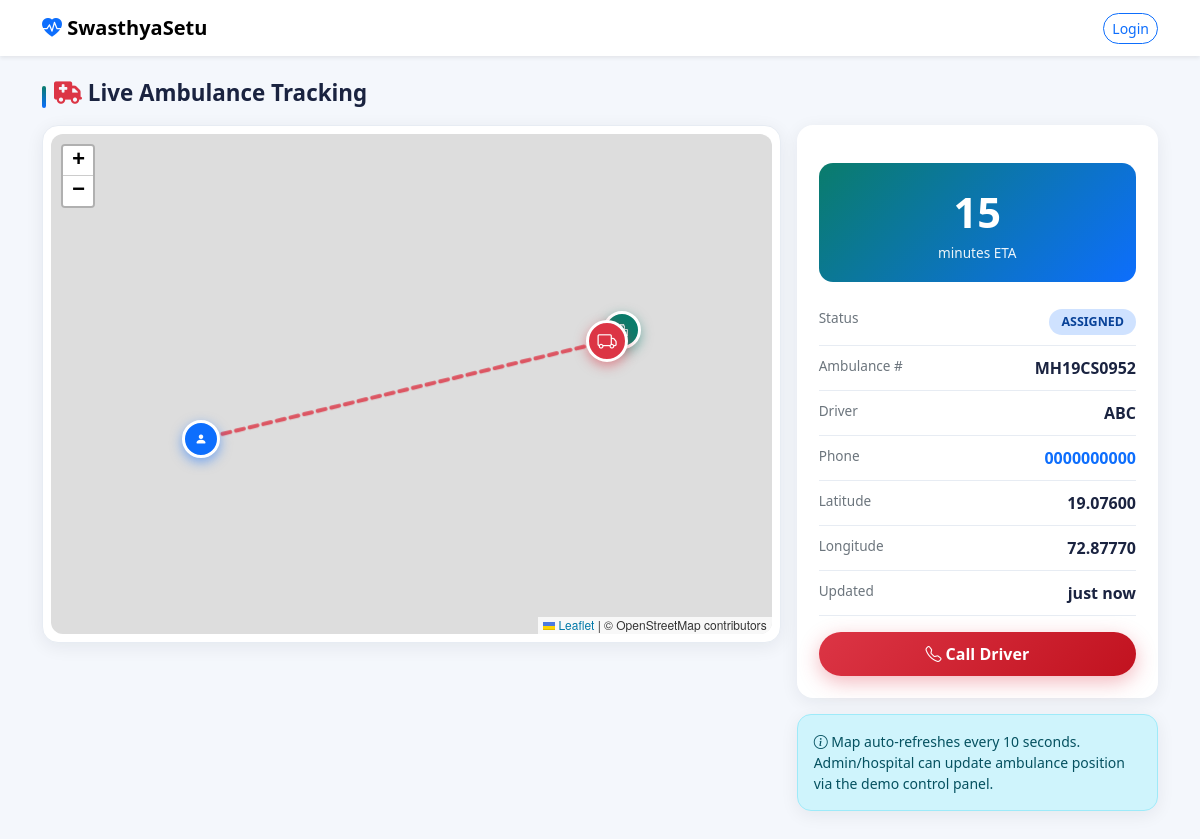
The app's page /track/ambulance/1 with its own data.
### app.py (models this page shows, shortened)
class AmbulanceBooking(db.Model):
    __tablename__ = 'ambulance_bookings'
    id = db.Column(db.Integer, primary_key=True)
    booking_id = db.Column(db.Integer, db.ForeignKey('bookings.id'), nullable=True)
    ambulance_id = db.Column(db.Integer, db.ForeignKey('ambulances.id'), nullable=False)
    patient_lat = db.Column(db.Float, default=19.0760)
    patient_lng = db.Column(db.Float, default=72.8777)
    pickup_address = db.Column(db.Text)
    eta_minutes = db.Column(db.Integer, default=10)
    status = db.Column(db.String(20), default='requested')
    requested_at = db.Column(db.DateTime, default=datetime.utcnow)
    updated_at = db.Column(db.DateTime, default=datetime.utcnow, onupdate=datetime.utcnow)

class Ambulance(db.Model):
    __tablename__ = 'ambulances'
    id = db.Column(db.Integer, primary_key=True)
    hospital_id = db.Column(db.Integer, db.ForeignKey('hospital_profiles.id'), nullable=False)
    driver_name = db.Column(db.String(100), nullable=False)
    driver_phone = db.Column(db.String(20), nullable=False)
    ambulance_number = db.Column(db.String(50), nullable=False)
    latitude = db.Column(db.Float, default=19.0760)
    longitude = db.Column(db.Float, default=72.8777)
    status = db.Column(db.String(20), default='available')  # available, assigned, on_route, reached
    is_active = db.Column(db.Boolean, default=True)
    created_at = db.Column(db.DateTime, default=datetime.utcnow)
    bookings = db.relationship('AmbulanceBooking', backref='ambulance', lazy=True)

### app.py (the view)
@app.route('/track/ambulance/<int:ambulance_booking_id>')
def track_ambulance(ambulance_booking_id):
    try:
        ab = AmbulanceBooking.query.get(ambulance_booking_id)
        if not ab:
            flash(f'Ambulance booking #{ambulance_booking_id} not found.', 'danger')
            return render_template('errors/404.html'), 404
        amb = ab.ambulance
        if not amb:
            flash('Ambulance record missing for this booking.', 'danger')
            return render_template('errors/404.html'), 404
        hospital = amb.hospital
        hospital_lat = (hospital.latitude if hospital and hospital.latitude is not None else 19.0760)
        hospital_lng = (hospital.longitude if hospital and hospital.longitude is not None else 72.8777)
        amb_lat = amb.latitude if amb.latitude is not None else hospital_lat
        amb_lng = amb.longitude if amb.longitude is not None else hospital_lng
        patient_lat = ab.patient_lat if ab.patient_lat is not None else hospital_lat
        patient_lng = ab.patient_lng if ab.patient_lng is not None else hospital_lng
        return render_template('patient/track_ambulance.html',
                               ambulance_booking=ab, ambulance=amb, hospital=hospital,
                               hospital_lat=hospital_lat, hospital_lng=hospital_lng,
                               amb_lat=amb_lat, amb_lng=amb_lng,
                               patient_lat=patient_lat, patient_lng=patient_lng)
    except Exception as e:
        import traceback; traceback.print_exc()
        flash(f'Unable to load tracking page: {e}', 'danger')
        return render_template('errors/500.html'), 500

### templates/patient/track_ambulance.html (shortened to what this page needs)
{% extends 'base.html' %}
{% block public_content %}
<nav class="navbar navbar-light bg-white shadow-sm sticky-top">
  <div class="container">
    <a class="navbar-brand fw-bold" href="{{ url_for('index') }}"><i class="bi bi-heart-pulse-fill text-primary"></i> {{ APP_NAME }}</a>
    <a href="{{ url_for('login') }}" class="btn btn-outline-primary btn-sm rounded-pill">Login</a>
  </div>
</nav>
<div class="container py-4">
  <h3 class="section-title"><i class="fa-solid fa-truck-medical text-danger"></i> Live Ambulance Tracking</h3>
  <div class="row g-3">
    <div class="col-lg-8">
      <div class="card-soft p-2">
        <div id="map" style="height: 500px; width: 100%; border-radius: 12px; z-index: 0;"></div>
      </div>
    </div>
    <div class="col-lg-4">
      <div class="tracking-panel">
        <div class="eta-display">
          <div class="eta-num"><span id="amb-eta">{{ ambulance_booking.eta_minutes or 0 }}</span></div>
          <div class="eta-label">minutes ETA</div>
        </div>
        <div class="info-row"><span class="info-label">Status</span><span class="info-value"><span id="amb-status" class="status-badge status-{{ ambulance_booking.status }}">{{ ambulance_booking.status }}</span></span></div>
        <div class="info-row"><span class="info-label">Ambulance #</span><span class="info-value">{{ ambulance.ambulance_number }}</span></div>
        <div class="info-row"><span class="info-label">Driver</span><span class="info-value">{{ ambulance.driver_name }}</span></div>
        <div class="info-row"><span class="info-label">Phone</span><span class="info-value"><a href="tel:{{ ambulance.driver_phone }}">{{ ambulance.driver_phone }}</a></span></div>
        <div class="info-row"><span class="info-label">Latitude</span><span class="info-value" id="amb-lat">{{ '%.5f'|format(amb_lat) }}</span></div>
        <div class="info-row"><span class="info-label">Longitude</span><span class="info-value" id="amb-lng">{{ '%.5f'|format(amb_lng) }}</span></div>
        <div class="info-row"><span class="info-label">Updated</span><span class="info-value" id="amb-updated">just now</span></div>
        <a href="tel:{{ ambulance.driver_phone }}" class="btn btn-emergency w-100 mt-3"><i class="bi bi-telephone"></i> Call Driver</a>
      </div>
      <div class="alert alert-info mt-3 small"><i class="bi bi-info-circle"></i> Map auto-refreshes every 10 seconds. Admin/hospital can update ambulance position via the demo control panel.</div>
    </div>
  </div>
</div>
{% endblock %}

### static/css/main.css (style rules this page uses)
:root { --primary: #0a7c6b; --primary-dark: #086053; --primary-light: #1aa28d; --accent: #0d6efd; --emergency: #dc3545; --success: #198754; --warning: #ffc107; --info: #0dcaf0; --sidebar-bg: #1a2340; --sidebar-bg-2: #0f172a; --sidebar-text: #c8d6f0; --sidebar-text-muted: #8da3c8; --body-bg: #f4f7fc; --card-bg: #ffffff; --text: #1a2340; --text-muted: #6c757d; --border: #e7ecf3; --radius: 16px; --shadow: 0 4px 18px rgba(15, 23, 42, 0.07); --shadow-hover: 0 10px 28px rgba(15, 23, 42, 0.13); }
* { box-sizing: border-box; }
body { font-family: 'Segoe UI', system-ui, -apple-system, 'Helvetica Neue', Arial, sans-serif; background: var(--body-bg); color: var(--text); margin: 0; padding: 0; min-height: 100vh; }
a { color: var(--accent); text-decoration: none; }
.btn-emergency { background: linear-gradient(135deg, #dc3545, #c1121f); border: none; border-radius: 30px; padding: 10px 22px; font-weight: 700; color: #fff; box-shadow: 0 6px 20px rgba(220, 53, 69, 0.35); }
.card-soft { background: var(--card-bg); border-radius: var(--radius); border: 1px solid var(--border); box-shadow: var(--shadow); padding: 22px; transition: box-shadow .2s, transform .2s; }
.section-title { font-weight: 700; font-size: 1.4rem; color: var(--text); margin-bottom: 18px; position: relative; padding-left: 12px; }
.section-title::before { content: ''; position: absolute; left: 0; top: 6px; height: 22px; width: 4px; background: linear-gradient(180deg, var(--primary), var(--accent)); border-radius: 4px; }
.status-badge { display: inline-block; padding: 4px 12px; border-radius: 20px; font-size: .78rem; font-weight: 700; text-transform: uppercase; }
.status-booked, .status-assigned, .status-on_route { background: #cfe2ff; color: #084298; }
.alert { border-radius: 14px; box-shadow: var(--shadow); animation: slideInRight .3s; }

### static/css/sidebar.css (style rules this page uses)
:root { --sb-width: 260px; --sb-width-collapsed: 72px; --topbar-height: 64px; }

### static/css/dashboard.css (style rules this page uses)
#map { height: 480px; width: 100%; border-radius: var(--radius); z-index: 0; }
.tracking-panel { background: white; border-radius: var(--radius); padding: 22px; box-shadow: var(--shadow); position: sticky; top: 90px; }
.tracking-panel .info-row { padding: 10px 0; border-bottom: 1px solid var(--border); display: flex; justify-content: space-between; }
.tracking-panel .info-label { color: var(--text-muted); font-size: .85rem; }
.tracking-panel .info-value { font-weight: 600; }
.tracking-panel .eta-display { text-align: center; margin: 16px 0; background: linear-gradient(135deg, #0a7c6b, #0d6efd); color: white; padding: 18px; border-radius: 14px; }
.tracking-panel .eta-display .eta-num { font-size: 2.6rem; font-weight: 800; }
.tracking-panel .eta-display .eta-label { font-size: .85rem; opacity: .92; }

### records on screen
AmbulanceBooking: eta_minutes "15", status "ASSIGNED"
Ambulance: ambulance_number "MH19CS0952", driver_name "ABC", driver_phone "0000000000", latitude "19.07600", longitude "72.87770"

### other values on screen
{{ APP_NAME }} "SwasthyaSetu"
